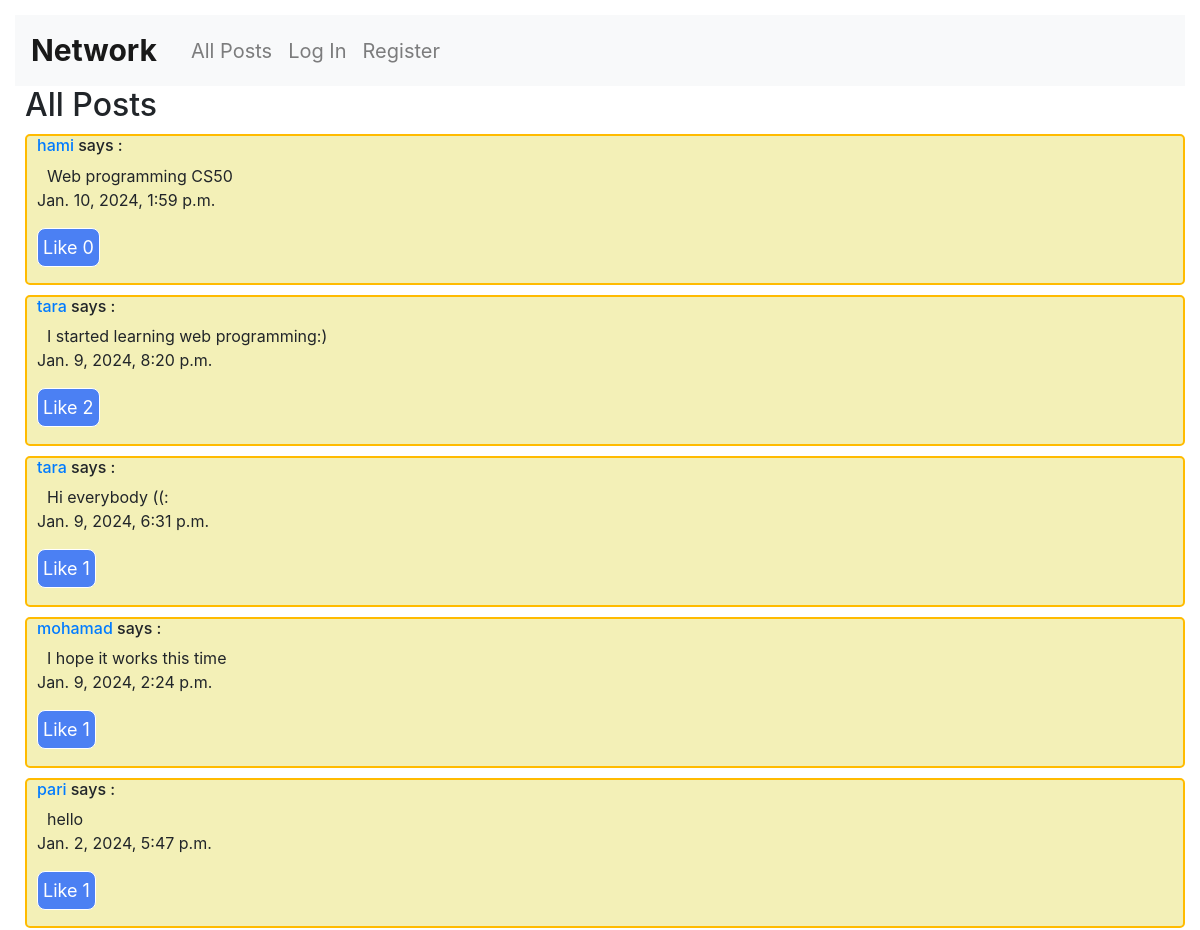
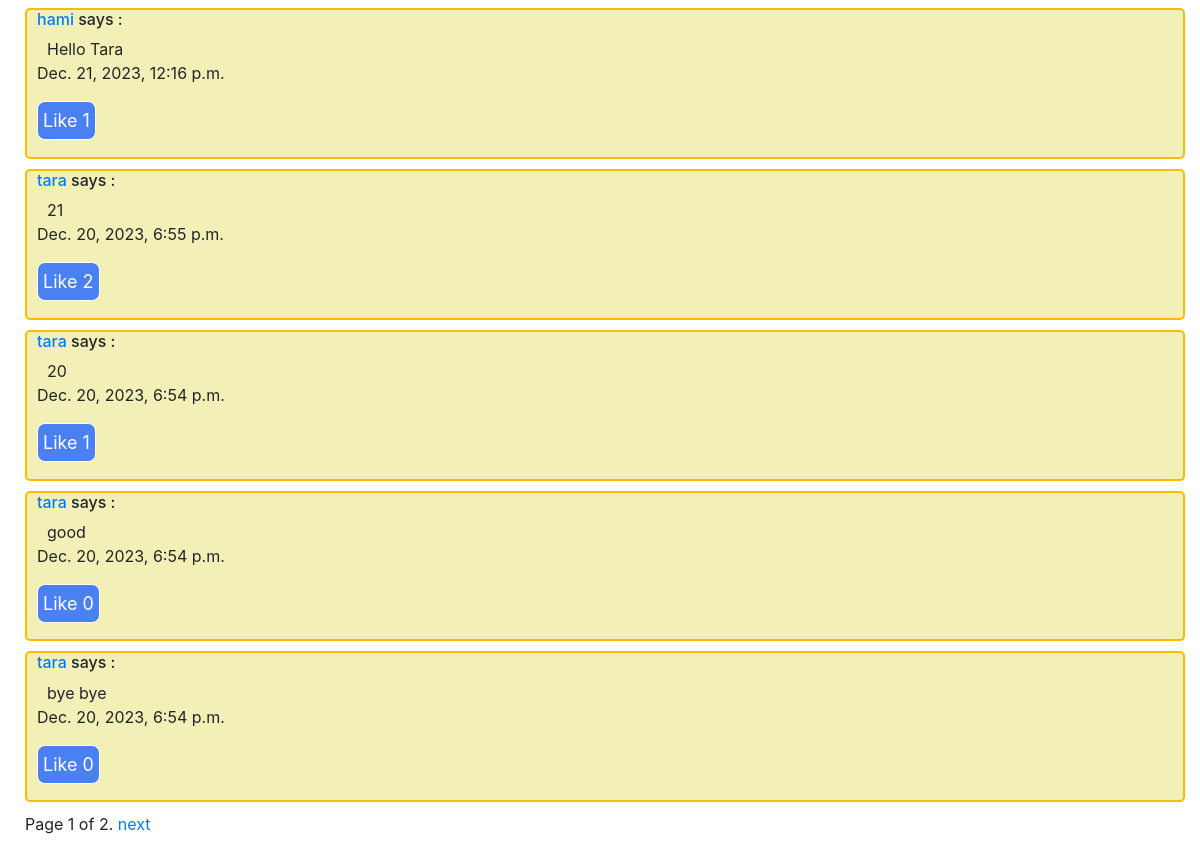
Page /all-posts on the committed database (2 pictures, top to bottom).
### network/models.py (models this page shows, shortened)
class Post(models.Model):
    writer = models.ForeignKey(User, on_delete=models.CASCADE, default=None, null=True, blank=True)
    content = models.CharField(max_length=250)
    timestamp = models.DateTimeField(auto_now_add=True)
    likes = models.ManyToManyField(User, related_name='user_likes', blank=True)

class User(AbstractUser):
    posts = models.ForeignKey('Post', on_delete=models.CASCADE, default=None, blank=True, null=True)
    followers = models.ManyToManyField('self', blank=True, symmetrical=False, related_name='user_followers')
    following = models.ManyToManyField('self', blank=True, symmetrical=False, related_name='user_following')

### network/views.py (the view)
# urls.py: path('all-posts', views.all_posts, name='all_posts'),
def all_posts(request):
    post_list = Post.objects.all().order_by('-timestamp')
    paginator = Paginator(post_list, 10)
    page = request.GET.get('page')
    try:
        posts = paginator.page(page)
    except PageNotAnInteger:
        posts = paginator.page(1)
    except EmptyPage:
        posts = paginator.page(paginator.num_pages)
    context = {
        'posts': posts,
    }
    return render(request, 'network/index.html', context)

### network/templates/network/index.html (shortened to what this page needs)
{% extends "network/layout.html" %}
{% load static %}
{% block body %}
    <h2>All Posts</h2>
    {% for post in posts %}
        <div class="post" id="post-{{ post.id }}">
            <h6><a href="{% url 'profile' username=post.writer.username %}">{{ post.writer.username }}</a> says :</h6>
            <div  id="post-content-{{ post.id }}">{{ post.content }}</div>
            <p>{{ post.timestamp }}</p>
            <button class="likeButton" data-post-id="{{ post.id }}">
                {% if user in post.likes.all %}Unlike{% else %}Like{% endif %}
                <span class='l_num' data-post-id='{{ post.id }}'> {{ post.likes.count }}</span>
            </button>
        </div>
    {% endfor %}
    <div class="pagination">
        <span class="step-links">
            <span class="current">
                Page {{ posts.number }} of {{ posts.paginator.num_pages }}.
            </span>
            {% if posts.has_next %}
                <a href="?page={{ posts.next_page_number }}">next</a>
            {% endif %}
        </span>
    </div>
{% endblock %}

### network/templates/network/layout.html (shortened to what this page needs)
{% load static %}
<!DOCTYPE html>
<html lang="en">
    <head>
        <link rel="stylesheet" href="https://stackpath.bootstrapcdn.com/bootstrap/4.4.1/css/bootstrap.min.css">
        <link href="{% static 'network/styles.css' %}" rel="stylesheet">
    </head>
    <body>
        <nav class="navbar navbar-expand-lg navbar-light bg-light">
            <a class="navbar-brand" href="{% url 'all_posts' %}">Network</a>
            <div>
              <ul class="navbar-nav mr-auto">
                <li class="nav-item">
                  <a class="nav-link" href="{% url 'all_posts' %}">All Posts</a>
                </li>
                {% if user.is_authenticated %}
                    <li class="nav-item">
                        <a class="nav-link" href="{% url 'following_posts' %}">Following</a>
                    </li>
                    <li class="nav-item">
                        <a class="nav-link" href="{% url 'logout' %}">Log Out</a>
                    </li>
                {% else %}
                    <li class="nav-item">
                        <a class="nav-link" href="{% url 'login' %}">Log In</a>
                    </li>
                    <li class="nav-item">
                        <a class="nav-link" href="{% url 'register' %}">Register</a>
                    </li>
                {% endif %}
              </ul>
            </div>
          </nav>
        <div class="body">
            {% block body %}
            {% endblock %}
        </div>
    </body>
</html>

### network/static/network/styles.css (style rules this page uses)
body { padding: 15px; }
div { padding-left: 10px; }
.post { border: solid 2px rgb(255, 187, 0); border-radius: 5px; margin-top: 10px; margin-bottom: 10px; padding-bottom: 1%; background-color:rgb(243, 240, 183) ; }
button { background-color: rgb(75, 128, 243); color: white; border: solid 1px white; border-radius: 8px; font-size: 18px; text-align: center; padding: 5px; margin-bottom: 5px; }
.navbar-brand { font-weight: bold; font-size: 30px; color: rgb(237, 163, 237); }
.navbar { font-size: 20px; color: rgb(93, 16, 90); background-color: rgb(232, 227, 139); height: 10%; }
.nav-item { color:rgb(102, 0, 255); }

### rows in the picture
Post: writer.username "hami", content "Web programming CS50", timestamp "Jan. 10, 2024, 1:59 p.m.", shows "Like", likes.count "0"
Post: writer.username "tara", content "I started learning web programming:)", timestamp "Jan. 9, 2024, 8:20 p.m.", shows "Like", likes.count "2"
Post: writer.username "tara", content "Hi everybody ((:", timestamp "Jan. 9, 2024, 6:31 p.m.", shows "Like", likes.count "1"
Post: writer.username "mohamad", content "I hope it works this time", timestamp "Jan. 9, 2024, 2:24 p.m.", shows "Like", likes.count "1"
Post: writer.username "pari", content "hello", timestamp "Jan. 2, 2024, 5:47 p.m.", shows "Like", likes.count "1"
Post: writer.username "hami", content "Hello Tara", timestamp "Dec. 21, 2023, 12:16 p.m.", shows "Like", likes.count "1"
Post: writer.username "tara", content "21", timestamp "Dec. 20, 2023, 6:55 p.m.", shows "Like", likes.count "2"
Post: writer.username "tara", content "20", timestamp "Dec. 20, 2023, 6:54 p.m.", shows "Like", likes.count "1"
Post: writer.username "tara", content "good", timestamp "Dec. 20, 2023, 6:54 p.m.", shows "Like", likes.count "0"
Post: writer.username "tara", content "bye bye", timestamp "Dec. 20, 2023, 6:54 p.m.", shows "Like", likes.count "0"

### other values in the picture
{{ posts.number }} "1"
{{ posts.paginator.num_pages }} "2"
